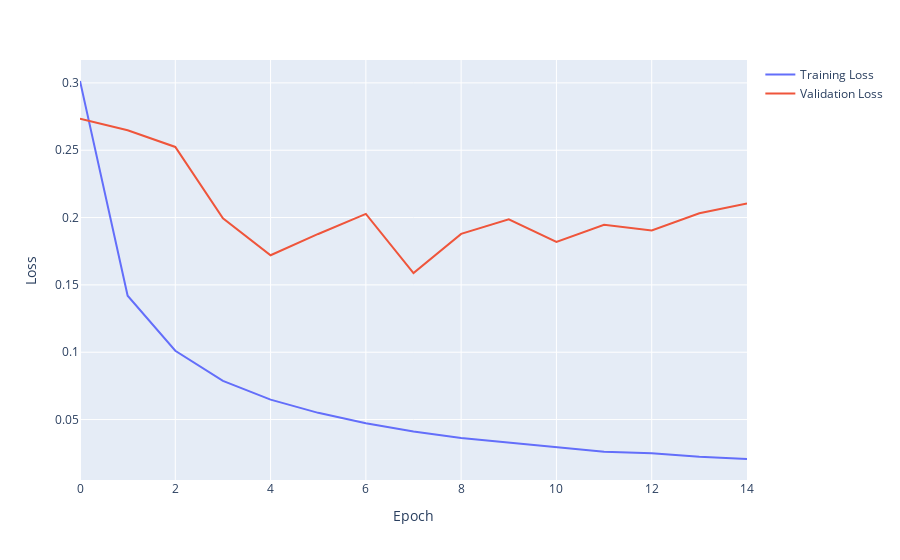

The code cell stored with this chart in its notebook:
### Code cell
metrics_df = plot_graph("loss")
metrics_df = metrics_df.copy()

for col in metrics_df.columns:
    if "validation" in col: 
        metrics_df.rename(columns={col: 'Validation Loss'}, inplace=True)
    else:
        metrics_df.rename(columns={col: 'Training Loss'}, inplace=True)

fig = metrics_df.plot(labels=dict(index="Epoch", value="Loss", variable=""))
fig.show()

fig.write_image(f"images/{PATH}_loss.pdf")

### Figure 1 — Plotly figure (JSON) as saved in the notebook; plotly's stock layout.template omitted (floating-point values rounded to 4 significant figures)
{"data": [{"hovertemplate": "=Training Loss<br>Epoch=%{x}<br>Loss=%{y}<extra></extra>", "legendgroup": "Training Loss", "line": {"color": "#636efa", "dash": "solid"}, "mode": "lines", "name": "Training Loss", "orientation": "v", "showlegend": true, "type": "scatter", "x": [0, 1, 2, 3, 4, 5, 6, 7, 8, 9, 10, 11, 12, 13, 14], "xaxis": "x", "y": [0.3014, 0.142, 0.1011, 0.07876, 0.06482, 0.05498, 0.04723, 0.0411, 0.03636, 0.03296, 0.02935, 0.02617, 0.025, 0.02241, 0.02071], "yaxis": "y"}, {"hovertemplate": "=Validation Loss<br>Epoch=%{x}<br>Loss=%{y}<extra></extra>", "legendgroup": "Validation Loss", "line": {"color": "#EF553B", "dash": "solid"}, "mode": "lines", "name": "Validation Loss", "orientation": "v", "showlegend": true, "type": "scatter", "x": [0, 1, 2, 3, 4, 5, 6, 7, 8, 9, 10, 11, 12, 13, 14], "xaxis": "x", "y": [0.2735, 0.2649, 0.2524, 0.1994, 0.172, 0.1878, 0.2027, 0.1588, 0.1879, 0.1987, 0.1819, 0.1946, 0.1904, 0.2032, 0.2105], "yaxis": "y"}], "layout": {"legend": {"title": {"text": ""}, "tracegroupgap": 0}, "margin": {"t": 60}, "xaxis": {"anchor": "y", "domain": [0, 1], "title": {"text": "Epoch"}}, "yaxis": {"anchor": "x", "domain": [0, 1], "title": {"text": "Loss"}}}}
